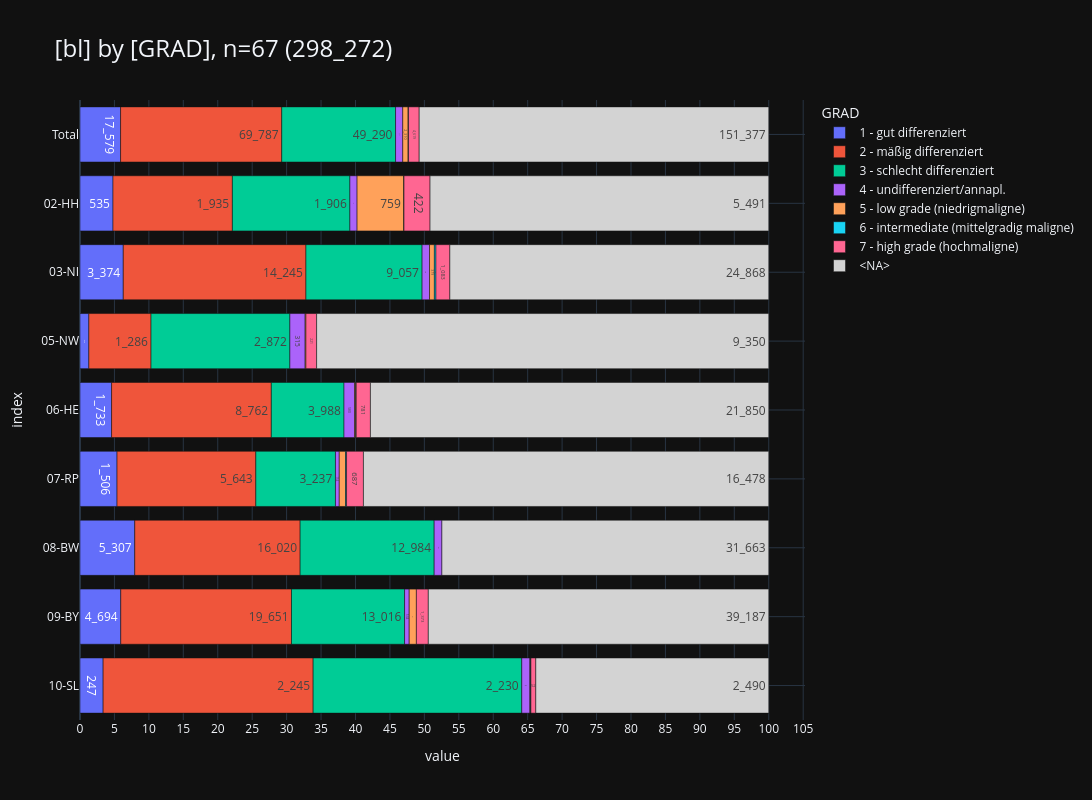

The notebook cell saved with this chart:
### Markdown cell above
<br>

### <a id='toc1_5_7_'></a>[Grading](#toc0_)
- **Filter: DJ = 2023, C44 und D-Diagnosen sind ausgeschlossen**

### Code cell
_alias='GRAD'
_df = (
    show_freqs(alias=_alias, incl_c44_and_d=False)
    .merge(dim_grading_epi, left_on=_alias, right_index=True, how="left")[
        ["kkr", "label", "cnt"]
    ]
    .rename(columns={"kkr": "bl", "label": _alias})
)
_=pls.plot_stacked_bars(
    _df,
    orientation="h",
    normalize=False,
    relative=True,
    dropna=False,
    sort_values_index=False,
    show_total=True,
    height=800,
)

### Figure 1 — Plotly figure (JSON) as saved in the notebook; plotly's stock layout.template omitted (floating-point values rounded to 4 significant figures)
{"data": [{"hovertemplate": "col=1 - gut differenziert<br>value=%{x}<br>index=%{y}<br>cnt_str=%{text}<extra></extra>", "legendgroup": "1 - gut differenziert", "marker": {"color": "#636EFA", "pattern": {"shape": ""}}, "name": "1 - gut differenziert", "orientation": "h", "showlegend": true, "text": ["17_579", "535", "3_374", "183", "1_733", "1_506", "5_307", "4_694", "247"], "textposition": "auto", "type": "bar", "x": [17579, 535, 3374, 183, 1733, 1506, 5307, 4694, 247], "xaxis": "x", "y": [" Total", "02-HH", "03-NI", "05-NW", "06-HE", "07-RP", "08-BW", "09-BY", "10-SL"], "yaxis": "y"}, {"hovertemplate": "col=2 - mäßig differenziert<br>value=%{x}<br>index=%{y}<br>cnt_str=%{text}<extra></extra>", "legendgroup": "2 - mäßig differenziert", "marker": {"color": "#EF553B", "pattern": {"shape": ""}}, "name": "2 - mäßig differenziert", "orientation": "h", "showlegend": true, "text": ["69_787", "1_935", "14_245", "1_286", "8_762", "5_643", "16_020", "19_651", "2_245"], "textposition": "auto", "type": "bar", "x": [69787, 1935, 14245, 1286, 8762, 5643, 16020, 19651, 2245], "xaxis": "x", "y": [" Total", "02-HH", "03-NI", "05-NW", "06-HE", "07-RP", "08-BW", "09-BY", "10-SL"], "yaxis": "y"}, {"hovertemplate": "col=3 - schlecht differenziert<br>value=%{x}<br>index=%{y}<br>cnt_str=%{text}<extra></extra>", "legendgroup": "3 - schlecht differenziert", "marker": {"color": "#00CC96", "pattern": {"shape": ""}}, "name": "3 - schlecht differenziert", "orientation": "h", "showlegend": true, "text": ["49_290", "1_906", "9_057", "2_872", "3_988", "3_237", "12_984", "13_016", "2_230"], "textposition": "auto", "type": "bar", "x": [49290, 1906, 9057, 2872, 3988, 3237, 12984, 13016, 2230], "xaxis": "x", "y": [" Total", "02-HH", "03-NI", "05-NW", "06-HE", "07-RP", "08-BW", "09-BY", "10-SL"], "yaxis": "y"}, {"hovertemplate": "col=4 - undifferenziert/annapl.<br>value=%{x}<br>index=%{y}<br>cnt_str=%{text}<extra></extra>", "legendgroup": "4 - undifferenziert/annapl.", "marker": {"color": "#AB63FA", "pattern": {"shape": ""}}, "name": "4 - undifferenziert/annapl.", "orientation": "h", "showlegend": true, "text": ["3_117", "116", "580", "315", "580", "154", "751", "534", "87"], "textposition": "auto", "type": "bar", "x": [3117, 116, 580, 315, 580, 154, 751, 534, 87], "xaxis": "x", "y": [" Total", "02-HH", "03-NI", "05-NW", "06-HE", "07-RP", "08-BW", "09-BY", "10-SL"], "yaxis": "y"}, {"hovertemplate": "col=5 - low grade (niedrigmaligne)<br>value=%{x}<br>index=%{y}<br>cnt_str=%{text}<extra></extra>", "legendgroup": "5 - low grade (niedrigmaligne)", "marker": {"color": "#FFA15A", "pattern": {"shape": ""}}, "name": "5 - low grade (niedrigmaligne)", "orientation": "h", "showlegend": true, "text": ["2_310", "759", "379", "17", "65", "256", "827", "7"], "textposition": "auto", "type": "bar", "x": [2310, 759, 379, 17, 65, 256, 827, 7], "xaxis": "x", "y": [" Total", "02-HH", "03-NI", "05-NW", "06-HE", "07-RP", "09-BY", "10-SL"], "yaxis": "y"}, {"hovertemplate": "col=6 - intermediate (mittelgradig maligne)<br>value=%{x}<br>index=%{y}<br>cnt_str=%{text}<extra></extra>", "legendgroup": "6 - intermediate (mittelgradig maligne)", "marker": {"color": "#19D3F3", "pattern": {"shape": ""}}, "name": "6 - intermediate (mittelgradig maligne)", "orientation": "h", "showlegend": true, "text": ["193", "2", "123", "23", "41", "4"], "textposition": "auto", "type": "bar", "x": [193, 2, 123, 23, 41, 4], "xaxis": "x", "y": [" Total", "02-HH", "03-NI", "06-HE", "07-RP", "10-SL"], "yaxis": "y"}, {"hovertemplate": "col=7 - high grade (hochmaligne)<br>value=%{x}<br>index=%{y}<br>cnt_str=%{text}<extra></extra>", "legendgroup": "7 - high grade (hochmaligne)", "marker": {"color": "#FF6692", "pattern": {"shape": ""}}, "name": "7 - high grade (hochmaligne)", "orientation": "h", "showlegend": true, "text": ["4_619", "422", "1_083", "221", "781", "687", "1_373", "52"], "textposition": "auto", "type": "bar", "x": [4619, 422, 1083, 221, 781, 687, 1373, 52], "xaxis": "x", "y": [" Total", "02-HH", "03-NI", "05-NW", "06-HE", "07-RP", "09-BY", "10-SL"], "yaxis": "y"}, {"hovertemplate": "col=<NA><br>value=%{x}<br>index=%{y}<br>cnt_str=%{text}<extra></extra>", "legendgroup": "<NA>", "marker": {"color": "lightgray", "pattern": {"shape": ""}}, "name": "<NA>", "orientation": "h", "showlegend": true, "text": ["151_377", "5_491", "24_868", "9_350", "21_850", "16_478", "31_663", "39_187", "2_490"], "textposition": "auto", "type": "bar", "x": [151377, 5491, 24868, 9350, 21850, 16478, 31663, 39187, 2490], "xaxis": "x", "y": [" Total", "02-HH", "03-NI", "05-NW", "06-HE", "07-RP", "08-BW", "09-BY", "10-SL"], "yaxis": "y"}], "layout": {"barmode": "relative", "barnorm": "percent", "height": 800, "legend": {"title": {"text": "GRAD"}, "tracegroupgap": 0, "traceorder": "normal"}, "title": {"font": {"size": 24}, "text": "[bl] by [GRAD], n=67 (298_272)", "xanchor": "left", "y": 0.95, "yanchor": "top"}, "width": 1600, "xaxis": {"anchor": "y", "domain": [0, 1], "dtick": 5, "gridwidth": 1, "showgrid": true, "title": {"text": "value"}}, "yaxis": {"anchor": "x", "categoryarray": ["10-SL", "09-BY", "08-BW", "07-RP", "06-HE", "05-NW", "03-NI", "02-HH", " Total"], "categoryorder": "array", "domain": [0, 1], "gridwidth": 1, "showgrid": true, "title": {"text": "index"}}}}
